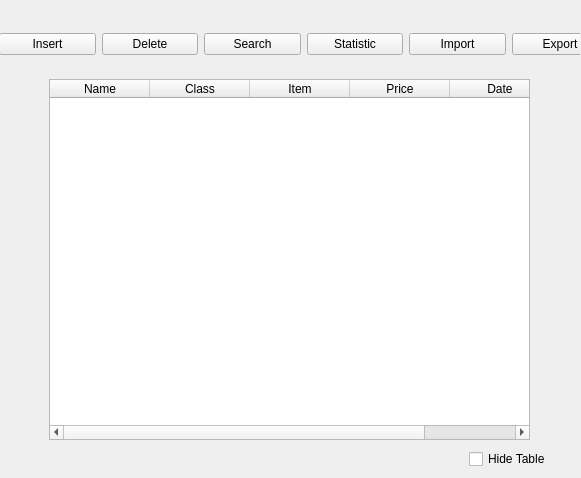
<?xml version="1.0" encoding="UTF-8"?>
<ui version="4.0">
 <class>Widget</class>
 <widget class="QWidget" name="Widget">
  <property name="geometry">
   <rect>
    <x>0</x>
    <y>0</y>
    <width>581</width>
    <height>478</height>
   </rect>
  </property>
  <property name="windowTitle">
   <string>Widget</string>
  </property>
  <widget class="QStackedWidget" name="stackedWidget">
   <property name="geometry">
    <rect>
     <x>-1</x>
     <y>-1</y>
     <width>581</width>
     <height>481</height>
    </rect>
   </property>
   <property name="minimumSize">
    <size>
     <width>80</width>
     <height>0</height>
    </size>
   </property>
   <property name="currentIndex">
    <number>0</number>
   </property>
   <widget class="QWidget" name="page">
    <widget class="QTableWidget" name="tableWidget">
     <property name="geometry">
      <rect>
       <x>50</x>
       <y>80</y>
       <width>481</width>
       <height>361</height>
      </rect>
     </property>
     <column>
      <property name="text">
       <string>Name</string>
      </property>
     </column>
     <column>
      <property name="text">
       <string>Class</string>
      </property>
     </column>
     <column>
      <property name="text">
       <string>Item</string>
      </property>
     </column>
     <column>
      <property name="text">
       <string>Price</string>
      </property>
     </column>
     <column>
      <property name="text">
       <string>Date</string>
      </property>
     </column>
    </widget>
    <widget class="QWidget" name="horizontalLayoutWidget">
     <property name="geometry">
      <rect>
       <x>0</x>
       <y>30</y>
       <width>639</width>
       <height>31</height>
      </rect>
     </property>
     <layout class="QHBoxLayout" name="horizontalLayout">
      <item>
       <widget class="QPushButton" name="pushButton_4">
        <property name="text">
         <string>Insert</string>
        </property>
       </widget>
      </item>
      <item>
       <widget class="QPushButton" name="pushButton_3">
        <property name="text">
         <string>Delete</string>
        </property>
       </widget>
      </item>
      <item>
       <widget class="QPushButton" name="pushButton_2">
        <property name="text">
         <string>Search</string>
        </property>
       </widget>
      </item>
      <item>
       <widget class="QPushButton" name="pushButton_13">
        <property name="text">
         <string>Statistic</string>
        </property>
       </widget>
      </item>
      <item>
       <widget class="QPushButton" name="pushButton">
        <property name="text">
         <string>Import</string>
        </property>
       </widget>
      </item>
      <item>
       <widget class="QPushButton" name="pushButton_5">
        <property name="text">
         <string>Export</string>
        </property>
       </widget>
      </item>
      <item>
       <widget class="QToolButton" name="toolButton">
        <property name="text">
         <string>...</string>
        </property>
       </widget>
      </item>
     </layout>
    </widget>
    <widget class="QCheckBox" name="checkBox">
     <property name="geometry">
      <rect>
       <x>470</x>
       <y>450</y>
       <width>101</width>
       <height>20</height>
      </rect>
     </property>
     <property name="text">
      <string>Hide Table</string>
     </property>
    </widget>
   </widget>
   <widget class="QWidget" name="page_3">
    <widget class="QWidget" name="horizontalLayoutWidget_3">
     <property name="geometry">
      <rect>
       <x>70</x>
       <y>210</y>
       <width>441</width>
       <height>31</height>
      </rect>
     </property>
     <layout class="QHBoxLayout" name="horizontalLayout_3">
      <item>
       <widget class="QLineEdit" name="lineEdit_4"/>
      </item>
      <item>
       <widget class="QLineEdit" name="lineEdit_5"/>
      </item>
      <item>
       <widget class="QLineEdit" name="lineEdit_6"/>
      </item>
      <item>
       <widget class="QLineEdit" name="lineEdit_7"/>
      </item>
      <item>
       <widget class="QLineEdit" name="lineEdit_8"/>
      </item>
     </layout>
    </widget>
    <widget class="QWidget" name="horizontalLayoutWidget_4">
     <property name="geometry">
      <rect>
       <x>190</x>
       <y>260</y>
       <width>195</width>
       <height>31</height>
      </rect>
     </property>
     <layout class="QHBoxLayout" name="horizontalLayout_4">
      <item>
       <widget class="QPushButton" name="pushButton_9">
        <property name="text">
         <string>Insert</string>
        </property>
       </widget>
      </item>
      <item>
       <widget class="QPushButton" name="pushButton_8">
        <property name="text">
         <string>Back</string>
        </property>
       </widget>
      </item>
     </layout>
    </widget>
    <widget class="QLabel" name="label_4">
     <property name="geometry">
      <rect>
       <x>90</x>
       <y>190</y>
       <width>63</width>
       <height>20</height>
      </rect>
     </property>
     <property name="text">
      <string>Name</string>
     </property>
    </widget>
    <widget class="QLabel" name="label_5">
     <property name="geometry">
      <rect>
       <x>190</x>
       <y>190</y>
       <width>63</width>
       <height>20</height>
      </rect>
     </property>
     <property name="text">
      <string>Class</string>
     </property>
    </widget>
    <widget class="QLabel" name="label_6">
     <property name="geometry">
      <rect>
       <x>280</x>
       <y>190</y>
       <width>41</width>
       <height>20</height>
      </rect>
     </property>
     <property name="text">
      <string>Item</string>
     </property>
    </widget>
    <widget class="QLabel" name="label_7">
     <property name="geometry">
      <rect>
       <x>360</x>
       <y>190</y>
       <width>63</width>
       <height>20</height>
      </rect>
     </property>
     <property name="text">
      <string>Price</string>
     </property>
    </widget>
    <widget class="QLabel" name="label_8">
     <property name="geometry">
      <rect>
       <x>450</x>
       <y>190</y>
       <width>63</width>
       <height>20</height>
      </rect>
     </property>
     <property name="text">
      <string>Date</string>
     </property>
    </widget>
   </widget>
   <widget class="QWidget" name="page_2">
    <widget class="QTableWidget" name="tableWidget_2">
     <property name="geometry">
      <rect>
       <x>50</x>
       <y>80</y>
       <width>481</width>
       <height>331</height>
      </rect>
     </property>
     <column>
      <property name="text">
       <string>Name</string>
      </property>
     </column>
     <column>
      <property name="text">
       <string>Class</string>
      </property>
     </column>
     <column>
      <property name="text">
       <string>Item</string>
      </property>
     </column>
     <column>
      <property name="text">
       <string>Price</string>
      </property>
     </column>
     <column>
      <property name="text">
       <string>Date</string>
      </property>
     </column>
    </widget>
    <widget class="QWidget" name="horizontalLayoutWidget_2">
     <property name="geometry">
      <rect>
       <x>50</x>
       <y>30</y>
       <width>371</width>
       <height>31</height>
      </rect>
     </property>
     <layout class="QHBoxLayout" name="horizontalLayout_2">
      <item>
       <widget class="QLabel" name="label_2">
        <property name="text">
         <string>Name</string>
        </property>
       </widget>
      </item>
      <item>
       <widget class="QLineEdit" name="lineEdit"/>
      </item>
      <item>
       <widget class="QLabel" name="label">
        <property name="text">
         <string>Class</string>
        </property>
       </widget>
      </item>
      <item>
       <widget class="QLineEdit" name="lineEdit_2"/>
      </item>
      <item>
       <widget class="QLabel" name="label_3">
        <property name="text">
         <string>Date</string>
        </property>
       </widget>
      </item>
      <item>
       <widget class="QLineEdit" name="lineEdit_3"/>
      </item>
     </layout>
    </widget>
    <widget class="QPushButton" name="pushButton_6">
     <property name="geometry">
      <rect>
       <x>440</x>
       <y>30</y>
       <width>91</width>
       <height>29</height>
      </rect>
     </property>
     <property name="text">
      <string>Search</string>
     </property>
    </widget>
    <widget class="QPushButton" name="pushButton_7">
     <property name="geometry">
      <rect>
       <x>240</x>
       <y>430</y>
       <width>93</width>
       <height>29</height>
      </rect>
     </property>
     <property name="text">
      <string>Back</string>
     </property>
    </widget>
   </widget>
   <widget class="QWidget" name="page_4">
    <widget class="QWidget" name="horizontalLayoutWidget_5">
     <property name="geometry">
      <rect>
       <x>50</x>
       <y>90</y>
       <width>481</width>
       <height>31</height>
      </rect>
     </property>
     <layout class="QHBoxLayout" name="horizontalLayout_5">
      <item>
       <widget class="QLineEdit" name="lineEdit_9"/>
      </item>
      <item>
       <widget class="QLineEdit" name="lineEdit_10"/>
      </item>
      <item>
       <widget class="QLineEdit" name="lineEdit_11"/>
      </item>
      <item>
       <widget class="QLineEdit" name="lineEdit_12"/>
      </item>
      <item>
       <widget class="QLineEdit" name="lineEdit_13"/>
      </item>
     </layout>
    </widget>
    <widget class="QLabel" name="label_9">
     <property name="geometry">
      <rect>
       <x>80</x>
       <y>70</y>
       <width>51</width>
       <height>20</height>
      </rect>
     </property>
     <property name="text">
      <string>Name</string>
     </property>
    </widget>
    <widget class="QLabel" name="label_10">
     <property name="geometry">
      <rect>
       <x>180</x>
       <y>70</y>
       <width>63</width>
       <height>20</height>
      </rect>
     </property>
     <property name="text">
      <string>Class</string>
     </property>
    </widget>
    <widget class="QLabel" name="label_11">
     <property name="geometry">
      <rect>
       <x>280</x>
       <y>70</y>
       <width>41</width>
       <height>20</height>
      </rect>
     </property>
     <property name="text">
      <string>Item</string>
     </property>
    </widget>
    <widget class="QLabel" name="label_12">
     <property name="geometry">
      <rect>
       <x>370</x>
       <y>70</y>
       <width>51</width>
       <height>20</height>
      </rect>
     </property>
     <property name="text">
      <string>Price</string>
     </property>
    </widget>
    <widget class="QLabel" name="label_13">
     <property name="geometry">
      <rect>
       <x>470</x>
       <y>70</y>
       <width>51</width>
       <height>20</height>
      </rect>
     </property>
     <property name="text">
      <string>Date</string>
     </property>
    </widget>
    <widget class="QWidget" name="horizontalLayoutWidget_6">
     <property name="geometry">
      <rect>
       <x>130</x>
       <y>340</y>
       <width>321</width>
       <height>31</height>
      </rect>
     </property>
     <layout class="QHBoxLayout" name="horizontalLayout_6">
      <item>
       <widget class="QPushButton" name="pushButton_10">
        <property name="text">
         <string>DeleteAccou.</string>
        </property>
       </widget>
      </item>
      <item>
       <widget class="QPushButton" name="pushButton_12">
        <property name="text">
         <string>DeletePerson</string>
        </property>
       </widget>
      </item>
      <item>
       <widget class="QPushButton" name="pushButton_11">
        <property name="text">
         <string>Back</string>
        </property>
       </widget>
      </item>
     </layout>
    </widget>
    <widget class="QTableWidget" name="tableWidget_3">
     <property name="geometry">
      <rect>
       <x>50</x>
       <y>130</y>
       <width>481</width>
       <height>192</height>
      </rect>
     </property>
     <column>
      <property name="text">
       <string>Name</string>
      </property>
     </column>
     <column>
      <property name="text">
       <string>Class</string>
      </property>
     </column>
     <column>
      <property name="text">
       <string>Item</string>
      </property>
     </column>
     <column>
      <property name="text">
       <string>Price</string>
      </property>
     </column>
     <column>
      <property name="text">
       <string>Date</string>
      </property>
     </column>
    </widget>
   </widget>
   <widget class="QWidget" name="page_5">
    <widget class="QPushButton" name="pushButton_14">
     <property name="geometry">
      <rect>
       <x>230</x>
       <y>440</y>
       <width>89</width>
       <height>29</height>
      </rect>
     </property>
     <property name="text">
      <string>Back</string>
     </property>
    </widget>
    <widget class="QListWidget" name="listWidget">
     <property name="geometry">
      <rect>
       <x>50</x>
       <y>90</y>
       <width>471</width>
       <height>341</height>
      </rect>
     </property>
    </widget>
    <widget class="QWidget" name="horizontalLayoutWidget_7">
     <property name="geometry">
      <rect>
       <x>10</x>
       <y>50</y>
       <width>511</width>
       <height>38</height>
      </rect>
     </property>
     <layout class="QHBoxLayout" name="horizontalLayout_7">
      <item>
       <widget class="QLabel" name="label_14">
        <property name="font">
         <font>
          <pointsize>13</pointsize>
         </font>
        </property>
        <property name="text">
         <string>       Total:</string>
        </property>
       </widget>
      </item>
      <item>
       <widget class="QLabel" name="label_15">
        <property name="font">
         <font>
          <pointsize>13</pointsize>
         </font>
        </property>
        <property name="text">
         <string/>
        </property>
       </widget>
      </item>
      <item>
       <widget class="QLabel" name="label_16">
        <property name="font">
         <font>
          <pointsize>13</pointsize>
         </font>
        </property>
        <property name="text">
         <string>Average: </string>
        </property>
       </widget>
      </item>
      <item>
       <widget class="QLabel" name="label_17">
        <property name="font">
         <font>
          <pointsize>13</pointsize>
         </font>
        </property>
        <property name="text">
         <string/>
        </property>
       </widget>
      </item>
      <item>
       <widget class="QLabel" name="label_18">
        <property name="font">
         <font>
          <pointsize>13</pointsize>
         </font>
        </property>
        <property name="text">
         <string>  Exceed: </string>
        </property>
       </widget>
      </item>
      <item>
       <widget class="QLabel" name="label_19">
        <property name="font">
         <font>
          <pointsize>13</pointsize>
         </font>
        </property>
        <property name="text">
         <string/>
        </property>
       </widget>
      </item>
     </layout>
    </widget>
   </widget>
  </widget>
 </widget>
 <resources/>
 <connections/>
</ui>
